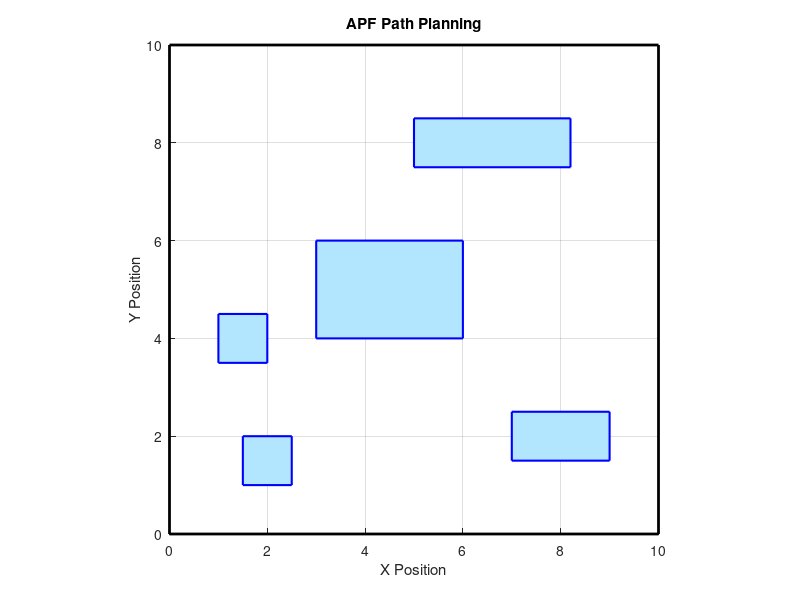

The MATLAB source for this figure: (Note: this script raises an error after producing the figure.)
function APF_Path_Planning()
% Robot Path Planning using Artificial Potential Field Algorithm
% Enhanced version with collision checking and visualization

clf; clear; clc;

% ========== PARAMETERS ==========
rho = 0.8;          % Obstacle influence range
zeta = 0.1;         % Repulsive force coefficient
step = 0.09;        % Movement step size
sensor_range = 0.5; % Sensor detection radius
max_iterations = 1000; % Safety limit

% ========== ENVIRONMENT SETUP ==========
arena_limits = [0 10 0 10];
theta = linspace(0, 2*pi, 30).'; % Sensor ray angles

% Define obstacles as [x_min, x_max, y_min, y_max]
obstacles = {
    [1.5, 2.5, 1, 2]   % Obstacle 1
    [1, 2, 3.5, 4.5]    % Obstacle 2
    [7, 9, 1.5, 2.5]    % Obstacle 3
    [3, 6, 4, 6]        % Obstacle 4
    [5, 8.2, 7.5, 8.5]  % Obstacle 5
};

% ========== VISUALIZATION SETUP ==========
figure('Color', 'white', 'Position', [100, 100, 800, 800]);
hold on; grid on; axis equal;
xlim([0 10]); ylim([0 10]);
title('APF Path Planning');
xlabel('X Position'); ylabel('Y Position');

% Plot arena boundaries
rectangle('Position', [0,0,10,10], 'LineWidth', 2);

% Plot obstacles
for i = 1:length(obstacles)
    obs = obstacles{i};
    rectangle('Position', [obs(1), obs(3), obs(2)-obs(1), obs(4)-obs(3)], ...
              'FaceColor', [0.7, 0.9, 1], 'EdgeColor', 'b', 'LineWidth', 1.5);
end

% ========== USER INPUT ==========
% Start point selection
valid_start = false;
while ~valid_start
    uiwait(msgbox('Select START point outside obstacles','START'));
    [sx, sy] = ginput(1);
    valid_start = ~is_point_in_obstacle([sx, sy], obstacles);
    if ~valid_start
        warndlg('Start point inside obstacle! Select new point.', 'Invalid');
    end
end
start = [sx, sy];
plot(start(1), start(2), 'go', 'MarkerSize', 10, 'LineWidth', 2);

% Goal point selection
valid_goal = false;
while ~valid_goal
    uiwait(msgbox('Select GOAL point outside obstacles','GOAL'));
    [gx, gy] = ginput(1);
    valid_goal = ~is_point_in_obstacle([gx, gy], obstacles);
    if ~valid_goal
        warndlg('Goal point inside obstacle! Select new point.', 'Invalid');
    end
end
goal = [gx, gy];
plot(goal(1), goal(2), 'r*', 'MarkerSize', 15, 'LineWidth', 2);

% ========== PATH PLANNING ==========
position = start;
path = position; % Store entire path
h_robot = plot(position(1), position(2), 'ko', 'MarkerSize', 8, 'LineWidth', 2);
h_path = plot(position(1), position(2), 'b-', 'LineWidth', 1.5);
h_sensors = gobjects(length(theta), 1); % Sensor ray handles

% Calculate GNRON (Goal Navigation Radius of Obstacle Nearness)
GNRON = calculate_gnron(goal, obstacles);

% Main navigation loop
iteration = 0;
distance_to_goal = norm(position - goal);

while distance_to_goal > 2*step && iteration < max_iterations
    iteration = iteration + 1;
    
    % Calculate distances to all obstacles
    [d_min, closest_points] = calculate_obstacle_distances(position, obstacles);
    [d_star, idx] = min(d_min);
    closest_point = closest_points(idx, :);
    
    % Calculate vectors
    to_goal = goal - position;
    to_obstacle = position - closest_point;
    
    % Normalize vectors
    if norm(to_goal) > 0
        attractive_dir = to_goal / norm(to_goal);
    else
        attractive_dir = [0, 0];
    end
    
    if norm(to_obstacle) > 0
        repulsive_dir = to_obstacle / norm(to_obstacle);
    else
        repulsive_dir = [0, 0];
    end
    
    % Calculate forces
    attractive_force = attractive_dir;
    
    if d_star <= rho
        repulsive_magnitude = zeta * (1/d_star - 1/rho) * (norm(to_goal)/d_star);
        repulsive_force = repulsive_magnitude * repulsive_dir;
    else
        repulsive_force = [0, 0];
    end
    
    % Special case for near obstacles at goal
    if d_star < 0.5*rho && norm(to_goal) < GNRON
        repulsive_force = repulsive_force * 2; % Boost repulsion
    end
    
    % Combine forces
    total_force = attractive_force + repulsive_force;
    if norm(total_force) > 0
        movement = step * total_force / norm(total_force);
    else
        movement = [0, 0];
    end
    
    % Update position
    position = position + movement;
    path = [path; position];
    
    % Update visualization
    set(h_robot, 'XData', position(1), 'YData', position(2));
    set(h_path, 'XData', path(:,1), 'YData', path(:,2));
    
    % Update sensor rays
    for i = 1:length(theta)
        sensor_end = position + sensor_range * [cos(theta(i)), sin(theta(i))];
        
        if ishandle(h_sensors(i))
            set(h_sensors(i), 'XData', [position(1), sensor_end(1)], ...
                              'YData', [position(2), sensor_end(2)]);
        else
            h_sensors(i) = plot([position(1), sensor_end(1)], ...
                                [position(2), sensor_end(2)], 'O:');
        end
    end
    
    % Check collision
    if is_point_in_obstacle(position, obstacles)
        warndlg('Collision detected! Stopping simulation.', 'Critical Error');
        break;
    end
    
    % Update goal distance
    distance_to_goal = norm(position - goal);
    drawnow;
end

% Final status
if distance_to_goal <= 2*step
    text(5, 9.5, 'SUCCESS: Goal Reached!', 'FontSize', 14, ...
        'FontWeight', 'bold', 'Color', 'green', 'HorizontalAlignment', 'center');
else
    text(5, 9.5, 'FAILED: Max Iterations Reached', 'FontSize', 14, ...
        'FontWeight', 'bold', 'Color', 'red', 'HorizontalAlignment', 'center');
end

% Add legend
legend([h_robot, h_path, h_sensors(1)], ...
    {'Robot', 'Path', 'Sensors'}, 'Location', 'northeast');

hold off;
end

% ========== HELPER FUNCTIONS ==========
function inside = is_point_in_obstacle(point, obstacles)
% Check if point is inside any obstacle
inside = false;
for i = 1:length(obstacles)
    obs = obstacles{i};
    if point(1) >= obs(1) && point(1) <= obs(2) && ...
       point(2) >= obs(3) && point(2) <= obs(4)
        inside = true;
        return;
    end
end
end

function [d_min, closest_points] = calculate_obstacle_distances(point, obstacles)
% Calculate distances to all obstacles
d_min = zeros(length(obstacles), 1);
closest_points = zeros(length(obstacles), 2);

for i = 1:length(obstacles)
    obs = obstacles{i};
    [d_min(i), xo, yo] = min_dist_obt2(obs(1), obs(3), obs(2), obs(4), point(1), point(2));
    closest_points(i,:) = [xo, yo];
end
end

function GNRON = calculate_gnron(goal, obstacles)
% Calculate Goal Navigation Radius of Obstacle Nearness
min_dist = inf;
for i = 1:length(obstacles)
    obs = obstacles{i};
    [d, ~, ~] = min_dist_obt2(obs(1), obs(3), obs(2), obs(4), goal(1), goal(2));
    if d < min_dist
        min_dist = d;
    end
end
GNRON = min_dist * 0.7; % Safety margin
end